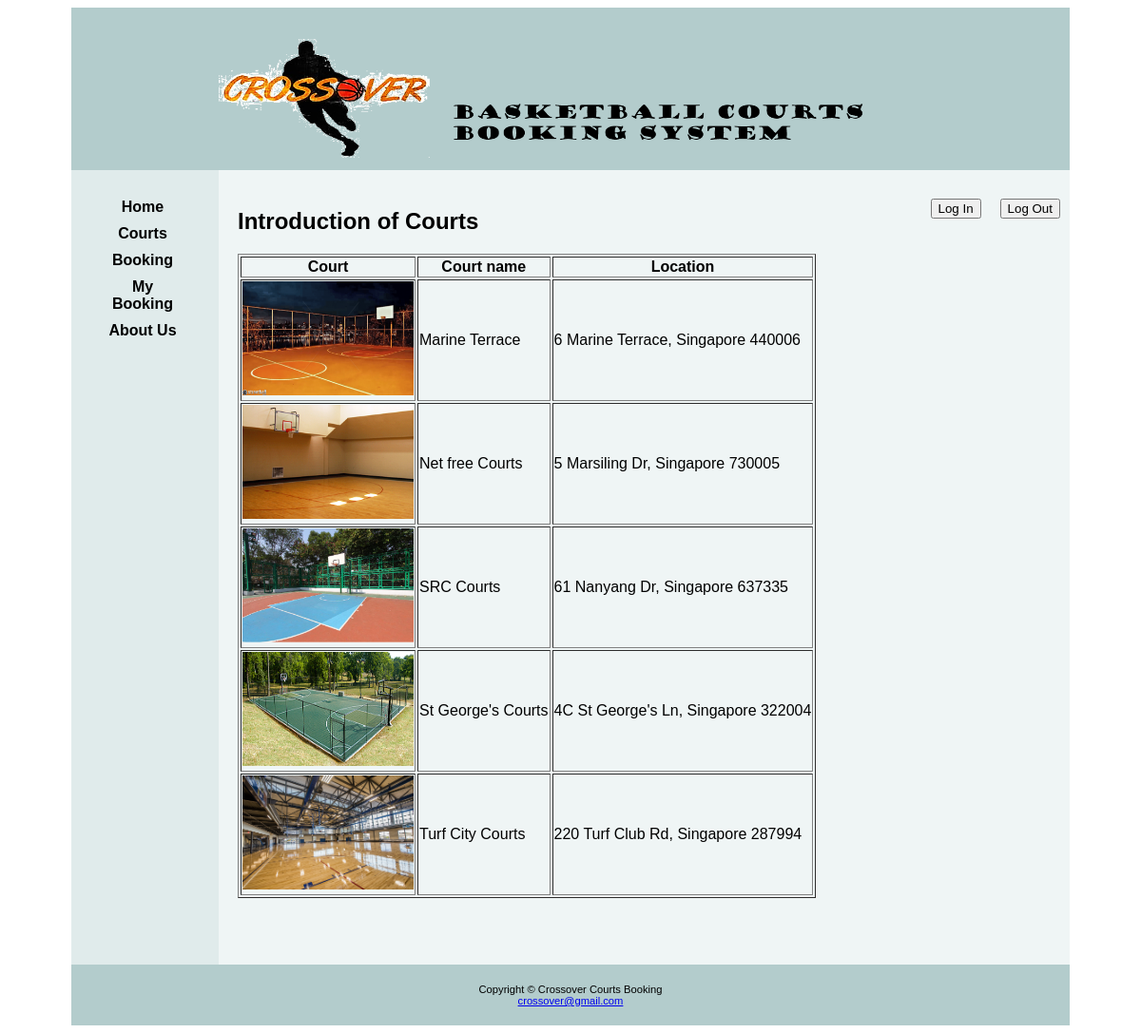
The page /courts/ on the database its author committed.
### book/models.py (models this page shows, shortened)
class court(models.Model):
    courtname = models.CharField(max_length = 128)
    location = models.CharField(max_length = 128)
    indoor = models.BooleanField()
    std = models.BooleanField()

### book/views.py (the view)
# urls.py: path('courts/', views.CourtsView, name='courts'),
def CourtsView(request):
    context={}
    all_court = court.objects.all()
    context["courts"] = all_court
    return render(request, "book/courts.html", context)

### book/templates/book/courts.html (shortened to what this page needs)
{% extends 'book/standard.html' %}
{% block content%}
{% load static %}
<link rel="stylesheet" type="text/css" href="{% static 'book/standard.css' %}">
<link rel="stylesheet" type="text/css" href="{% static 'book/form.css' %}">
    <h2>Introduction of Courts</h2>
    <table border="solid">
      <tr>
        <th>Court</th>
        <th>Court name</th>
        <th>Location</th>
      </tr>
    {% for court in courts %}
      <tr>
          <td><img src="{% static "" %}book/images/courts/court_{{forloop.counter0}}.png" alt="image not exist" height=120 width=180></img></td>
          <td>{{ court.courtname }}</td>
          <td>{{ court.location }}</td>
        </tr>
    {% endfor %}
    </table>
{%endblock%}

### book/static/book/standard.css (style rules this page uses)
body { font-family:Verdana, Arial, sans-serif; background-color: #FFFFFF; }
.content table { color:#000000; }

### rows shown on the page
court: shows a picture, courtname "Marine Terrace", location "6 Marine Terrace, Singapore 440006"
court: shows a picture, courtname "Net free Courts", location "5 Marsiling Dr, Singapore 730005"
court: shows a picture, courtname "SRC Courts", location "61 Nanyang Dr, Singapore 637335"
court: shows a picture, courtname "St George's Courts", location "4C St George's Ln, Singapore 322004"
court: shows a picture, courtname "Turf City Courts", location "220 Turf Club Rd, Singapore 287994"
